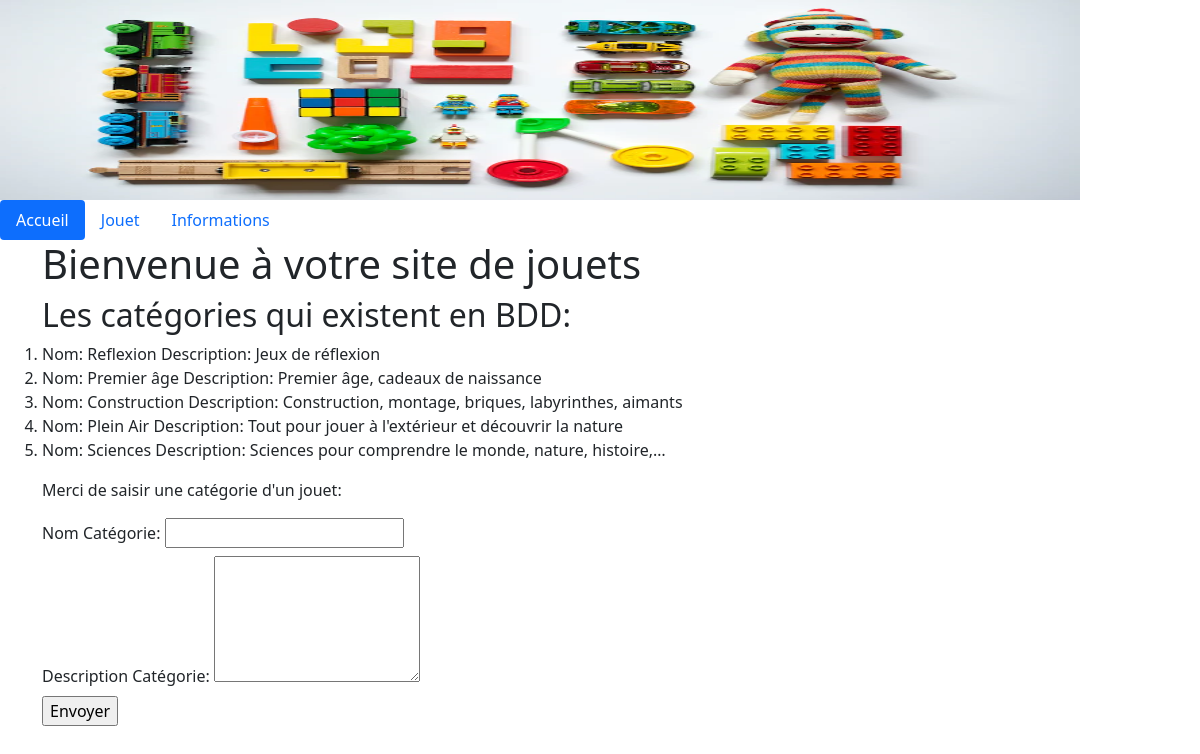
The page / on the database its author committed.
### tables this page shows
CREATE TABLE categories (
            id INTEGER PRIMARY KEY AUTOINCREMENT,
            nom TEXT NOT NULL,
            description TEXT
        );

### application.py (the view, shortened to what this page needs)
@app.route('/', methods=['GET', 'POST'])
def index():
    nom_cat = None
    desc_cat = None
    bdd = obtenir_bdd()
    curseur = bdd.execute("""SELECT nom, description FROM
                           categories""")
    ttes_categ = curseur.fetchall()
    form = CategorieForm()
    return render_template('index.html', form=form, nom_cat=nom_cat,
                           desc_cat=desc_cat, ttes_categ=ttes_categ)

### application.py
class CategorieForm(FlaskForm):
    nom_cat = StringField('Nom Catégorie:            ', validators=[
        DataRequired(message="Ce champ est obligatoire"),
        Length(min=3, max=50, message="La longueur doit être entre 3 et 50 caractères")
    ])
    desc_cat = TextAreaField("Description Catégorie: ")
    envoyer = SubmitField('Envoyer')

### application.py (called while the page is built)
def connecter_bdd():
    conn = sqlite3.connect('base_jouets.db')
    conn.row_factory = sqlite3.Row
    return conn

def obtenir_bdd():
    if not hasattr(g, 'sqlite_db'):
        g.sqlite_db = connecter_bdd()
    return g.sqlite_db

@app.teardown_appcontext
def fermer_bdd(error):
    if hasattr(g, 'sqlite_db'):
        g.sqlite_db.close()

### templates/index.html (shortened to what this page needs)
{% extends "base.html"%}
{% block content %}
<div class="container">
    <div class="row">
        <h1> Bienvenue à votre site de jouets </h1>
        <h2>Les catégories qui existent en BDD:</h2>
        <ol>
        {% for cat in ttes_categ %}
        <li> Nom: {{ cat.nom}} Description: {{ cat.description }} </li>
        {% endfor %}
        </ol>
        <p>
            {% if nom_cat %}
              La catégorie saisie est {{nom_cat}}.
              {% if desc_cat %}
              <br/>Sa description est: {{desc_cat}}.
              {% endif %}
              <br/>Merci de mettre à jour le formulaire ci-dessous:
            {% else %}
              Merci de saisir une catégorie d'un jouet:
            {% endif %}
            </p>
        </div>
            <form method="POST" action="/" novalidate>
            <div class="row">
                <div class="col-6">
                {{ form.nom_cat.label }} {{ form.nom_cat(size=20, class='classe_css') }}
                </div>
                <div class="col-6">
                </div>
            </div>
            <div class="row mt-2">
                <div class="col-6">
                {{ form.desc_cat.label }} {{ form.desc_cat(rows=5, cols=20) }}
                </div>
            </div>
            <div class="row mt-2">
                <div class="col-3">
                {{ form.envoyer() }}
                </div>
            </div>
            </form>
</div>
{% endblock %}

### templates/base.html (shortened to what this page needs)
<!DOCTYPE html>
<html>
  <head>
    <link rel="stylesheet" href="{{ url_for('static', filename='css/bootstrap.css') }}" />
  </head>
  <body>
    <a href="{{ url_for('index')}}">
      <img src="{{ url_for('static', filename='logo.png') }}" alt="Logo du site" width="90%" height="200">
    </a>
    <ul class="nav nav-pills">
        <li class="nav-item">
          <a class="nav-link active" href="{{url_for('index')}}">Accueil</a>
        </li>
        <li class="nav-item">
          <a class="nav-link" href="#">Jouet</a>
        </li>
        <li class="nav-item">
          <a class="nav-link" href="#">Informations</a>
        </li>
      </ul>
    {% block content %}
    {% endblock %}
  </body>
</html>

### rows shown on the page
categories: nom "Reflexion", description "Jeux de réflexion"
categories: nom "Premier âge", description "Premier âge, cadeaux de naissance"
categories: nom "Construction", description "Construction, montage, briques, labyrinthes, aimants"
categories: nom "Plein Air", description "Tout pour jouer à l'extérieur et découvrir la nature"
categories: nom "Sciences", description "Sciences pour comprendre le monde, nature, histoire,…"
